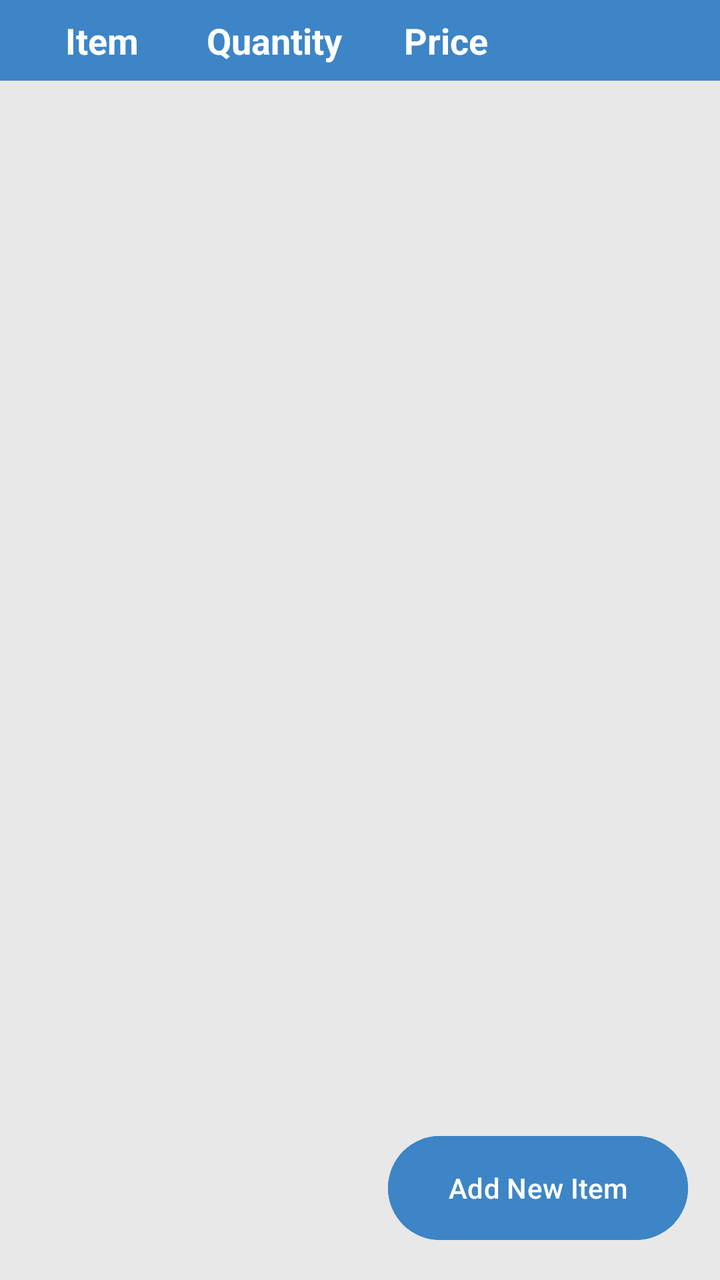
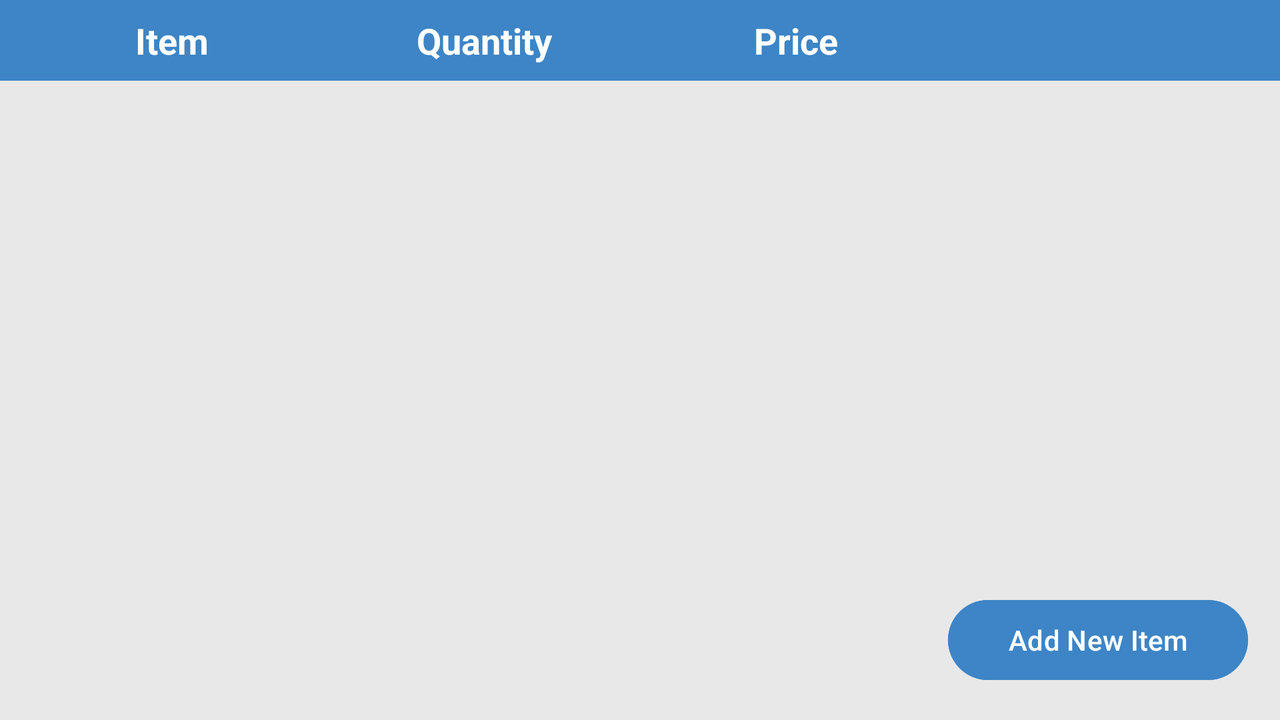

Two renders of one Android screen. The first uses the default layout on a phone; the second uses the alternative layout the repository ships for a different screen configuration, on a matching device. The two XML files are below.
<!-- AndroidManifest.xml: application theme Theme.SMDAssignment4 -->
<!-- res/layout/activity_shopping_list.xml -->
<androidx.constraintlayout.widget.ConstraintLayout
    xmlns:android="http://schemas.android.com/apk/res/android"
    xmlns:app="http://schemas.android.com/apk/res-auto"
    android:layout_width="match_parent"
    android:layout_height="match_parent"
    android:background="@color/background_color">

    <androidx.constraintlayout.widget.ConstraintLayout
        android:id="@+id/headerLayout"
        android:layout_width="@dimen/pad0"
        android:layout_height="wrap_content"
        android:background="@color/blue"
        android:padding="@dimen/pad8"
        app:layout_constraintTop_toTopOf="parent"
        app:layout_constraintStart_toStartOf="parent"
        app:layout_constraintEnd_toEndOf="parent">

        <TextView
            android:id="@+id/headerItemName"
            android:layout_width="@dimen/pad0"
            android:layout_height="wrap_content"
            android:text="@string/item"
            android:textSize="@dimen/sp18"
            android:textStyle="bold"
            android:gravity="center"
            android:textColor="@color/white"
            app:layout_constraintStart_toStartOf="parent"
            app:layout_constraintTop_toTopOf="parent"
            app:layout_constraintBottom_toBottomOf="parent"
            app:layout_constraintEnd_toStartOf="@id/headerQuantity" />

        <TextView
            android:id="@+id/headerQuantity"
            android:layout_width="@dimen/pad0"
            android:layout_height="wrap_content"
            android:text="@string/quantity"
            android:textSize="@dimen/sp18"
            android:textStyle="bold"
            android:gravity="center"
            android:textColor="@color/white"
            app:layout_constraintStart_toEndOf="@id/headerItemName"
            app:layout_constraintTop_toTopOf="parent"
            app:layout_constraintBottom_toBottomOf="parent"
            app:layout_constraintEnd_toStartOf="@id/headerPrice" />

        <TextView
            android:id="@+id/headerPrice"
            android:layout_width="@dimen/pad0"
            android:layout_height="wrap_content"
            android:text="@string/price"
            android:textSize="@dimen/sp18"
            android:textStyle="bold"
            android:gravity="center"
            android:textColor="@color/white"
            app:layout_constraintStart_toEndOf="@id/headerQuantity"
            app:layout_constraintTop_toTopOf="parent"
            app:layout_constraintBottom_toBottomOf="parent"
            app:layout_constraintEnd_toStartOf="@id/emptyColumn" />

        <TextView
            android:id="@+id/emptyColumn"
            android:layout_width="@dimen/pad0"
            android:layout_height="wrap_content"
            android:text=""
            app:layout_constraintStart_toEndOf="@id/headerPrice"
            app:layout_constraintTop_toTopOf="parent"
            app:layout_constraintBottom_toBottomOf="parent"
            app:layout_constraintEnd_toEndOf="parent" />
    </androidx.constraintlayout.widget.ConstraintLayout>

    <androidx.recyclerview.widget.RecyclerView
        android:id="@+id/shoppingRecyclerView"
        android:layout_width="@dimen/pad0"
        android:layout_height="@dimen/pad0"
        app:layout_constraintTop_toBottomOf="@id/headerLayout"
        app:layout_constraintStart_toStartOf="parent"
        app:layout_constraintEnd_toEndOf="parent"
        app:layout_constraintBottom_toTopOf="@id/addNewItemButton" />

    <Button
        android:id="@+id/addNewItemButton"
        android:layout_width="@dimen/pad140"
        android:layout_height="@dimen/pad50"
        android:text="@string/add"
        android:textSize="@dimen/sp14"
        android:textColor="@color/white"
        android:layout_marginBottom="@dimen/pad16"
        android:backgroundTint="@color/blue"
        android:layout_marginEnd="@dimen/pad16"
        app:layout_constraintBottom_toBottomOf="parent"
        app:layout_constraintEnd_toEndOf="parent" />
</androidx.constraintlayout.widget.ConstraintLayout>
<!-- resources referenced by this layout -->
<resources>
  <color name="background_color">#E8E8E8</color>
  <color name="blue">#3d85c6</color>
  <color name="white">#FFFFFFFF</color>
  <dimen name="pad0">0dp</dimen>
  <dimen name="pad140">150dp</dimen>
  <dimen name="pad16">16dp</dimen>
  <dimen name="pad50">60dp</dimen>
  <dimen name="pad8">8dp</dimen>
  <dimen name="sp14">14sp</dimen>
  <dimen name="sp18">18sp</dimen>
  <string name="add">Add New Item</string>
  <string name="item">Item</string>
  <string name="price">Price</string>
  <string name="quantity">Quantity</string>
  <style name="Theme.SMDAssignment4" parent="Base.Theme.SMDAssignment4" />
  <style name="Base.Theme.SMDAssignment4" parent="Theme.Material3.DayNight.NoActionBar">
          
          
          <item name="android:statusBarColor">@color/background_color</item>
  
      </style>
</resources>
<!-- res/layout-land/activity_shopping_list.xml (the repository's variant of the layout above) -->
<!-- drawn on the phone turned sideways -->
<androidx.constraintlayout.widget.ConstraintLayout
    xmlns:android="http://schemas.android.com/apk/res/android"
    xmlns:app="http://schemas.android.com/apk/res-auto"
    android:layout_width="match_parent"
    android:layout_height="match_parent"
    android:background="@color/background_color">

    <androidx.constraintlayout.widget.ConstraintLayout
        android:id="@+id/headerLayout"
        android:layout_width="0dp"
        android:layout_height="wrap_content"
        android:background="@color/blue"
        android:padding="@dimen/pad8"
        app:layout_constraintTop_toTopOf="parent"
        app:layout_constraintStart_toStartOf="parent"
        app:layout_constraintEnd_toEndOf="parent">

        <TextView
            android:id="@+id/headerItemName"
            android:layout_width="0dp"
            android:layout_height="wrap_content"
            android:text="@string/item"
            android:textSize="@dimen/sp18"
            android:textStyle="bold"
            android:gravity="center"
            android:textColor="@color/white"
            app:layout_constraintStart_toStartOf="parent"
            app:layout_constraintTop_toTopOf="parent"
            app:layout_constraintBottom_toBottomOf="parent"
            app:layout_constraintEnd_toStartOf="@id/headerQuantity" />

        <TextView
            android:id="@+id/headerQuantity"
            android:layout_width="0dp"
            android:layout_height="wrap_content"
            android:text="@string/quantity"
            android:textSize="@dimen/sp18"
            android:textStyle="bold"
            android:gravity="center"
            android:textColor="@color/white"
            app:layout_constraintStart_toEndOf="@id/headerItemName"
            app:layout_constraintTop_toTopOf="parent"
            app:layout_constraintBottom_toBottomOf="parent"
            app:layout_constraintEnd_toStartOf="@id/headerPrice" />

        <TextView
            android:id="@+id/headerPrice"
            android:layout_width="0dp"
            android:layout_height="wrap_content"
            android:text="@string/price"
            android:textSize="@dimen/sp18"
            android:textStyle="bold"
            android:gravity="center"
            android:textColor="@color/white"
            app:layout_constraintStart_toEndOf="@id/headerQuantity"
            app:layout_constraintTop_toTopOf="parent"
            app:layout_constraintBottom_toBottomOf="parent"
            app:layout_constraintEnd_toStartOf="@id/emptyColumn" />

        <TextView
            android:id="@+id/emptyColumn"
            android:layout_width="0dp"
            android:layout_height="wrap_content"
            android:text=""
            app:layout_constraintStart_toEndOf="@id/headerPrice"
            app:layout_constraintTop_toTopOf="parent"
            app:layout_constraintBottom_toBottomOf="parent"
            app:layout_constraintEnd_toEndOf="parent" />
    </androidx.constraintlayout.widget.ConstraintLayout>

    <androidx.recyclerview.widget.RecyclerView
        android:id="@+id/shoppingRecyclerView"
        android:layout_width="0dp"
        android:layout_height="0dp"
        app:layout_constraintTop_toBottomOf="@id/headerLayout"
        app:layout_constraintStart_toStartOf="parent"
        app:layout_constraintEnd_toStartOf="@id/addNewItemButton"
        app:layout_constraintBottom_toBottomOf="parent" />

    <Button
        android:id="@+id/addNewItemButton"
        android:layout_width="150dp"
        android:layout_height="wrap_content"
        android:text="@string/add"
        android:textSize="@dimen/sp14"
        android:textColor="@color/white"
        android:backgroundTint="@color/blue"
        android:layout_margin="@dimen/pad16"
        app:layout_constraintBottom_toBottomOf="parent"
        app:layout_constraintEnd_toEndOf="parent" />
</androidx.constraintlayout.widget.ConstraintLayout>
<!-- resources referenced by the variant -->
<!-- as the phone turned sideways resolves them -->
<resources>
  <color name="background_color">#E8E8E8</color>
  <color name="blue">#3d85c6</color>
  <color name="white">#FFFFFFFF</color>
  <dimen name="pad16">16dp</dimen>
  <dimen name="pad8">8dp</dimen>
  <dimen name="sp14">14sp</dimen>
  <dimen name="sp18">18sp</dimen>
  <string name="add">Add New Item</string>
  <string name="item">Item</string>
  <string name="price">Price</string>
  <string name="quantity">Quantity</string>
  <style name="Theme.SMDAssignment4" parent="Base.Theme.SMDAssignment4" />
  <style name="Base.Theme.SMDAssignment4" parent="Theme.Material3.DayNight.NoActionBar">
          
          
          <item name="android:statusBarColor">@color/background_color</item>
  
      </style>
</resources>
